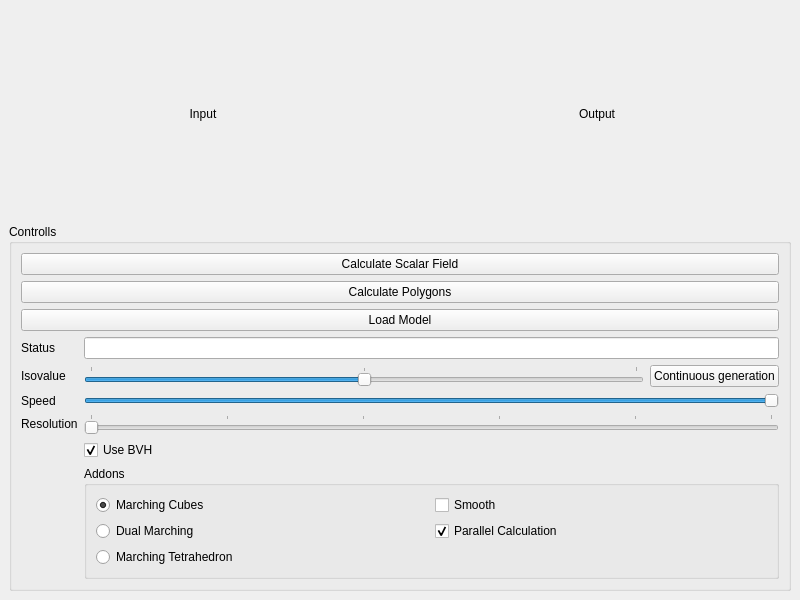
<?xml version="1.0" encoding="UTF-8"?>
<ui version="4.0">
 <class>MainWindow</class>
 <widget class="QMainWindow" name="MainWindow">
  <property name="geometry">
   <rect>
    <x>0</x>
    <y>0</y>
    <width>800</width>
    <height>600</height>
   </rect>
  </property>
  <property name="baseSize">
   <size>
    <width>500</width>
    <height>500</height>
   </size>
  </property>
  <property name="windowTitle">
   <string>Marching Cubes</string>
  </property>
  <property name="windowIcon">
   <iconset theme="applications-graphics"/>
  </property>
  <widget class="QWidget" name="centralwidget">
   <layout class="QGridLayout" name="gridLayout_2">
    <item row="2" column="0" colspan="2">
     <widget class="QGroupBox" name="controllBox">
      <property name="title">
       <string>Controlls</string>
      </property>
      <layout class="QGridLayout" name="gridLayout">
       <item row="4" column="2" colspan="2">
        <widget class="QLineEdit" name="statusEdit">
         <property name="alignment">
          <set>Qt::AlignCenter</set>
         </property>
         <property name="readOnly">
          <bool>true</bool>
         </property>
        </widget>
       </item>
       <item row="4" column="1">
        <widget class="QLabel" name="statusLabel">
         <property name="sizePolicy">
          <sizepolicy hsizetype="Preferred" vsizetype="Preferred">
           <horstretch>0</horstretch>
           <verstretch>0</verstretch>
          </sizepolicy>
         </property>
         <property name="text">
          <string>Status</string>
         </property>
        </widget>
       </item>
       <item row="5" column="1">
        <widget class="QLabel" name="isoLabel">
         <property name="text">
          <string>Isovalue</string>
         </property>
        </widget>
       </item>
       <item row="7" column="1">
        <widget class="QLabel" name="speedLabel">
         <property name="text">
          <string>Speed</string>
         </property>
        </widget>
       </item>
       <item row="3" column="1" colspan="3">
        <widget class="QPushButton" name="loadBtn">
         <property name="text">
          <string>Load Model</string>
         </property>
        </widget>
       </item>
       <item row="1" column="1" colspan="3">
        <widget class="QPushButton" name="sfBtn">
         <property name="enabled">
          <bool>true</bool>
         </property>
         <property name="text">
          <string>Calculate Scalar Field</string>
         </property>
         <property name="checkable">
          <bool>false</bool>
         </property>
         <property name="checked">
          <bool>false</bool>
         </property>
        </widget>
       </item>
       <item row="2" column="1" colspan="3">
        <widget class="QPushButton" name="polyBtn">
         <property name="text">
          <string>Calculate Polygons</string>
         </property>
        </widget>
       </item>
       <item row="8" column="1">
        <widget class="QLabel" name="resolutionLabel">
         <property name="text">
          <string>Resolution</string>
         </property>
        </widget>
       </item>
       <item row="5" column="2">
        <widget class="QSlider" name="isoSlider">
         <property name="minimum">
          <number>-100</number>
         </property>
         <property name="maximum">
          <number>100</number>
         </property>
         <property name="singleStep">
          <number>1</number>
         </property>
         <property name="value">
          <number>0</number>
         </property>
         <property name="orientation">
          <enum>Qt::Horizontal</enum>
         </property>
         <property name="tickPosition">
          <enum>QSlider::TicksAbove</enum>
         </property>
         <property name="tickInterval">
          <number>100</number>
         </property>
        </widget>
       </item>
       <item row="7" column="2" colspan="2">
        <widget class="QSlider" name="speedSlider">
         <property name="minimum">
          <number>500</number>
         </property>
         <property name="maximum">
          <number>1000</number>
         </property>
         <property name="sliderPosition">
          <number>1000</number>
         </property>
         <property name="orientation">
          <enum>Qt::Horizontal</enum>
         </property>
         <property name="invertedAppearance">
          <bool>false</bool>
         </property>
        </widget>
       </item>
       <item row="8" column="2" colspan="2">
        <widget class="QSlider" name="resolutionSlider">
         <property name="minimum">
          <number>4</number>
         </property>
         <property name="maximum">
          <number>9</number>
         </property>
         <property name="singleStep">
          <number>1</number>
         </property>
         <property name="pageStep">
          <number>10</number>
         </property>
         <property name="tracking">
          <bool>true</bool>
         </property>
         <property name="orientation">
          <enum>Qt::Horizontal</enum>
         </property>
         <property name="tickPosition">
          <enum>QSlider::TicksAbove</enum>
         </property>
         <property name="tickInterval">
          <number>1</number>
         </property>
        </widget>
       </item>
       <item row="10" column="2" colspan="2">
        <widget class="QGroupBox" name="addonBox">
         <property name="title">
          <string>Addons</string>
         </property>
         <layout class="QGridLayout" name="gridLayout_3">
          <item row="1" column="0">
           <widget class="QRadioButton" name="dualRadioBtn">
            <property name="text">
             <string>Dual Marching</string>
            </property>
           </widget>
          </item>
          <item row="2" column="0">
           <widget class="QRadioButton" name="mtRadioBtn">
            <property name="text">
             <string>Marching Tetrahedron</string>
            </property>
           </widget>
          </item>
          <item row="0" column="1">
           <widget class="QCheckBox" name="smoothBox">
            <property name="text">
             <string>Smooth</string>
            </property>
           </widget>
          </item>
          <item row="0" column="0">
           <widget class="QRadioButton" name="mcRadioBtn">
            <property name="text">
             <string>Marching Cubes</string>
            </property>
            <property name="checkable">
             <bool>true</bool>
            </property>
            <property name="checked">
             <bool>true</bool>
            </property>
           </widget>
          </item>
          <item row="1" column="1">
           <widget class="QCheckBox" name="paraBox">
            <property name="text">
             <string>Parallel Calculation</string>
            </property>
            <property name="checked">
             <bool>true</bool>
            </property>
           </widget>
          </item>
         </layout>
        </widget>
       </item>
       <item row="9" column="2">
        <widget class="QCheckBox" name="bvhBox">
         <property name="text">
          <string>Use BVH</string>
         </property>
         <property name="checked">
          <bool>true</bool>
         </property>
        </widget>
       </item>
       <item row="5" column="3">
        <widget class="QPushButton" name="conBtn">
         <property name="text">
          <string>Continuous generation</string>
         </property>
        </widget>
       </item>
      </layout>
     </widget>
    </item>
    <item row="0" column="0">
     <layout class="QVBoxLayout" name="inputLayout">
      <item>
       <widget class="QLabel" name="inputLabel">
        <property name="sizePolicy">
         <sizepolicy hsizetype="Minimum" vsizetype="Minimum">
          <horstretch>0</horstretch>
          <verstretch>0</verstretch>
         </sizepolicy>
        </property>
        <property name="text">
         <string>Input</string>
        </property>
        <property name="alignment">
         <set>Qt::AlignCenter</set>
        </property>
       </widget>
      </item>
     </layout>
    </item>
    <item row="0" column="1">
     <layout class="QVBoxLayout" name="outputLayout">
      <item>
       <widget class="QLabel" name="outputLabel">
        <property name="enabled">
         <bool>true</bool>
        </property>
        <property name="sizePolicy">
         <sizepolicy hsizetype="Minimum" vsizetype="Minimum">
          <horstretch>0</horstretch>
          <verstretch>0</verstretch>
         </sizepolicy>
        </property>
        <property name="text">
         <string>Output</string>
        </property>
        <property name="alignment">
         <set>Qt::AlignCenter</set>
        </property>
       </widget>
      </item>
     </layout>
    </item>
   </layout>
  </widget>
 </widget>
 <resources/>
 <connections/>
</ui>
